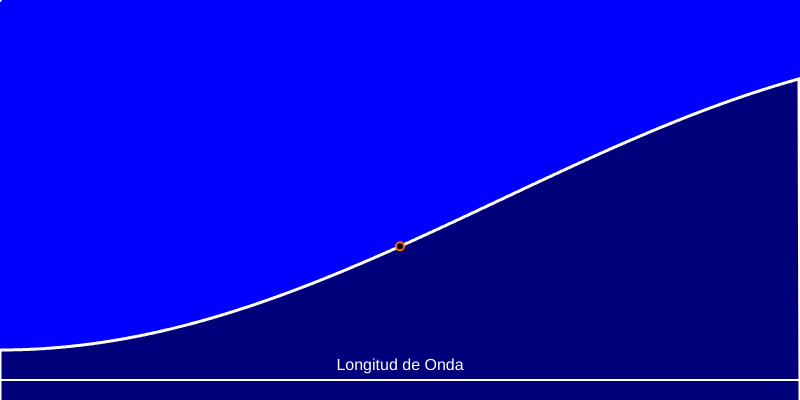
Frame 1 (no input)
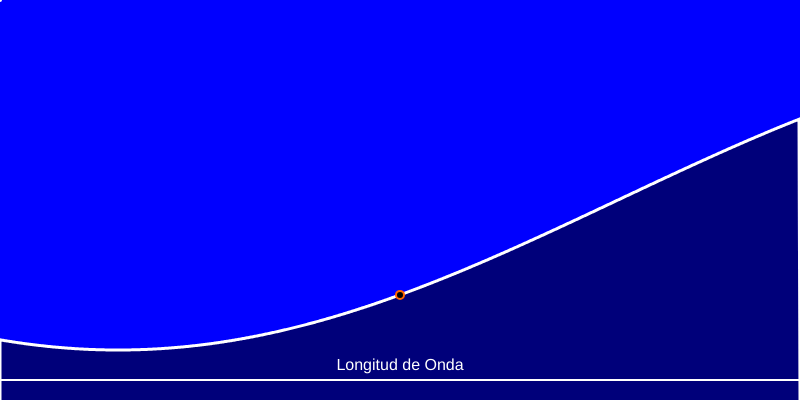
Frame 60 (no input)
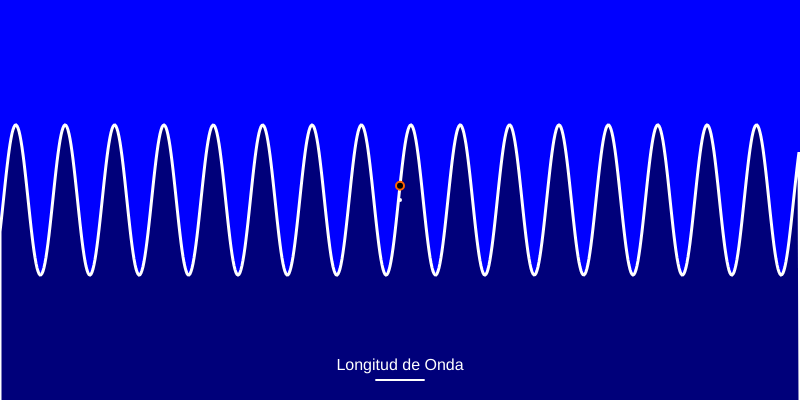
Frame 120 (the mouse pressed at the canvas centre since frame 60)

The p5.js sketch that drew these frames (run headless with seeded random() and noise() and a simulated clock; from frame 60 on, the mouse is pressed at the canvas centre):

// p5.js sketch
// ── sketch.js
let x=[]; //arreglo para la posición en eje x
let y=[]; //arreglo para la posición en eje y
let largo=4; //distancia del ancho de la pantalla
let t=0; //tiempo inicial
let lambda; //longitud de onda
let c=10; //velocidad de la onda
let amplitud; //amplitud de la onda
let f; //variable para la frecuencia

function setup() {
 createCanvas(800, 400); //pantalla de 800 x 400 pixels
  for(let i=0; i<width; i++){ //se recorren todos los puntos del ancho de la pantalla
  x[i]=i*largo/width; //se calcula la posición x de acuerdo al ancho de la pantalla y se añade cada dato al arreglo x[i]
  }
 rectMode(CENTER); 
 }

function draw() {
  background(0,0,255); //fondo de color azul claro
  noCursor(); //se oculta el cursor en pantalla
  
  f=map(mouseX,0,width,1,80); //la posición x del mouse asigna la frecuencia
  amplitud=map(mouseY,0,height,150,0); //la posición y del mouse asigna la amplitud
  amplitud=constrain(amplitud,0,150); //se limita la amplitud entre 0 y 150
  lambda=c/f; //se calcula la longitud de onda λ
  
  //acá se comienza a dibujar la onda viajera
  stroke(255); //línea blanca
  strokeWeight(3); //grosor 3
  fill(0,0,122); //se rellena de color azul oscuro
  push(); 
  translate(0,height/2); //se traslada el origen al centro del lado izquierdo
  beginShape(); //comienza a plantear la figura a dibujar
  vertex(0,height/2); //se añade un punto inicial abajo a la izquierda
  for(let j=0; j<width; j++){ //se recorren todos los puntos del ancho de la pantalla
  y[j]=amplitud*cos((2*PI/lambda)*x[j]-2*PI*f*t); //se calcula la altura de cada punto de la onda de acuerdo a x[j], el tiempo y la amplitud de la onda.
  vertex(j,y[j]); //se dibuja cada punto de la onda en pantalla
  }
  vertex(width,height/2); //se añade un punto final abajo a la derecha
  endShape();
  //acá se termina de dibujar la onda
  
  strokeWeight(2); //línea de grosor 2
  fill(0); //color negro
  stroke(255,100,0); //línea rojiza
  ellipse(width/2,y[int(width/2)],8,8); //círculo de referencia en la mitad de la onda
  pop();
  
  noStroke(); //el texto no tiene bordes
  fill(255); //el texto se rellena de color blanco
  textSize(16); //tamaño del texto
  textAlign(CENTER); //se alinea texto en el centro
  text("Longitud de Onda",width/2, height-30); //se añade texto
  rect(width/2, height-20,width/largo*lambda,2); //se dibuja referencia para longitud de onda
  ellipse(mouseX,mouseY,4,4); //reemplazo el cursor por un círculo
  t+=0.001;
}
